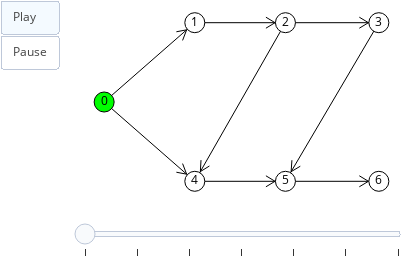

The notebook cell this image was saved under:
### Markdown cell above
## Busca em profundidade (sem recursão)

Dica: https://docs.python.org/3/tutorial/datastructures.html#using-lists-as-stacks

### Code cell
def dfs(g, s, frames):
    sn.reset_node_colors(g)
    for n in g.nodes:
        g.nodes[n]['visited'] = False

    g.nodes[s]['color'] = (0, 255, 0)
    g.nodes[s]['visited'] = True

    frame = sn.generate_frame(g, nlab=True)
    frames.append(frame)

    stack = []
    stack.append(s)

    while stack:
        n = stack.pop()

        for m in g.successors(n):
            if not g.nodes[m]['visited']:
                g.nodes[m]['color'] = (0, 255, 0)
                g.nodes[m]['visited'] = True

                frame = sn.generate_frame(g, nlab=True)
                frames.append(frame)

                stack.append(m)


frames = []

dfs(g, 0, frames)

sn.show_animation(frames)

### Figure 1 — Plotly figure (JSON) as saved in the notebook; plotly's stock layout.template omitted (floating-point values rounded to 4 significant figures)
{"data": [{"hoverinfo": "none", "line": {"color": "rgb(0, 0, 0)", "width": 1}, "mode": "lines", "type": "scatter", "uid": "233340cc-997e-11e8-ab38-9a5fd3dcadb7", "x": [0, 0.33, null, 0.3003, 0.2855, null, 0.3003, 0.263, null], "y": [0.5, 1, null, 0.955, 0.8883, null, 0.955, 0.9428, null]}, {"hoverinfo": "none", "line": {"color": "rgb(0, 0, 0)", "width": 1}, "mode": "lines", "type": "scatter", "uid": "233340cd-997e-11e8-9a56-9a5fd3dcadb7", "x": [0, 0.33, null, 0.3003, 0.263, null, 0.3003, 0.2855, null], "y": [0.5, 0, null, 0.04499, 0.05724, null, 0.04499, 0.1117, null]}, {"hoverinfo": "none", "line": {"color": "rgb(0, 0, 0)", "width": 1}, "mode": "lines", "type": "scatter", "uid": "233340ce-997e-11e8-9b56-9a5fd3dcadb7", "x": [0.33, 0.66, null, 0.6221, 0.5889, null, 0.6221, 0.5889, null], "y": [1, 1, null, 1, 0.9653, null, 1, 1.035, null]}, {"hoverinfo": "none", "line": {"color": "rgb(0, 0, 0)", "width": 1}, "mode": "lines", "type": "scatter", "uid": "233340cf-997e-11e8-a85b-9a5fd3dcadb7", "x": [0.66, 1, null, 0.9621, 0.9289, null, 0.9621, 0.9289, null], "y": [1, 1, null, 1, 0.9653, null, 1, 1.035, null]}, {"hoverinfo": "none", "line": {"color": "rgb(0, 0, 0)", "width": 1}, "mode": "lines", "type": "scatter", "uid": "23335450-997e-11e8-8312-9a5fd3dcadb7", "x": [0.66, 0.33, null, 0.3502, 0.3526, null, 0.3502, 0.3833, null], "y": [1, 0, null, 0.06127, 0.1336, null, 0.06127, 0.0965, null]}, {"hoverinfo": "none", "line": {"color": "rgb(0, 0, 0)", "width": 1}, "mode": "lines", "type": "scatter", "uid": "23335451-997e-11e8-8702-9a5fd3dcadb7", "x": [1, 0.66, null, 0.6807, 0.6836, null, 0.6807, 0.714, null], "y": [1, 0, null, 0.06074, 0.133, null, 0.06074, 0.09511, null]}, {"hoverinfo": "none", "line": {"color": "rgb(0, 0, 0)", "width": 1}, "mode": "lines", "type": "scatter", "uid": "23335452-997e-11e8-a052-9a5fd3dcadb7", "x": [0.33, 0.66, null, 0.6221, 0.5889, null, 0.6221, 0.5889, null], "y": [0, 0, null, 0, -0.03474, null, 0, 0.03474, null]}, {"hoverinfo": "none", "line": {"color": "rgb(0, 0, 0)", "width": 1}, "mode": "lines", "type": "scatter", "uid": "23335453-997e-11e8-9bbe-9a5fd3dcadb7", "x": [0.66, 1, null, 0.9621, 0.9289, null, 0.9621, 0.9289, null], "y": [0, 0, null, 0, -0.03474, null, 0, 0.03474, null]}, {"hoverinfo": "none", "marker": {"color": "rgb(0, 255, 0)", "line": {"color": "rgb(0, 0, 0)", "width": 1}, "size": 20}, "mode": "markers+text", "text": ["0"], "textfont": {"color": "rgb(0, 0, 0)"}, "textposition": "middle center", "type": "scatter", "uid": "23335454-997e-11e8-8df3-9a5fd3dcadb7", "x": [0], "y": [0.5]}, {"hoverinfo": "none", "marker": {"color": "rgb(255, 255, 255)", "line": {"color": "rgb(0, 0, 0)", "width": 1}, "size": 20}, "mode": "markers+text", "text": ["1"], "textfont": {"color": "rgb(0, 0, 0)"}, "textposition": "middle center", "type": "scatter", "uid": "23335455-997e-11e8-a609-9a5fd3dcadb7", "x": [0.33], "y": [1]}, {"hoverinfo": "none", "marker": {"color": "rgb(255, 255, 255)", "line": {"color": "rgb(0, 0, 0)", "width": 1}, "size": 20}, "mode": "markers+text", "text": ["2"], "textfont": {"color": "rgb(0, 0, 0)"}, "textposition": "middle center", "type": "scatter", "uid": "23335456-997e-11e8-bf2d-9a5fd3dcadb7", "x": [0.66], "y": [1]}, {"hoverinfo": "none", "marker": {"color": "rgb(255, 255, 255)", "line": {"color": "rgb(0, 0, 0)", "width": 1}, "size": 20}, "mode": "markers+text", "text": ["3"], "textfont": {"color": "rgb(0, 0, 0)"}, "textposition": "middle center", "type": "scatter", "uid": "23335457-997e-11e8-ab14-9a5fd3dcadb7", "x": [1], "y": [1]}, {"hoverinfo": "none", "marker": {"color": "rgb(255, 255, 255)", "line": {"color": "rgb(0, 0, 0)", "width": 1}, "size": 20}, "mode": "markers+text", "text": ["4"], "textfont": {"color": "rgb(0, 0, 0)"}, "textposition": "middle center", "type": "scatter", "uid": "23335458-997e-11e8-a159-9a5fd3dcadb7", "x": [0.33], "y": [0]}, {"hoverinfo": "none", "marker": {"color": "rgb(255, 255, 255)", "line": {"color": "rgb(0, 0, 0)", "width": 1}, "size": 20}, "mode": "markers+text", "text": ["5"], "textfont": {"color": "rgb(0, 0, 0)"}, "textposition": "middle center", "type": "scatter", "uid": "23335459-997e-11e8-abde-9a5fd3dcadb7", "x": [0.66], "y": [0]}, {"hoverinfo": "none", "marker": {"color": "rgb(255, 255, 255)", "line": {"color": "rgb(0, 0, 0)", "width": 1}, "size": 20}, "mode": "markers+text", "text": ["6"], "textfont": {"color": "rgb(0, 0, 0)"}, "textposition": "middle center", "type": "scatter", "uid": "2333545a-997e-11e8-8e68-9a5fd3dcadb7", "x": [1], "y": [0]}], "layout": {"height": 256, "margin": {"b": 0, "l": 0, "r": 0, "t": 0}, "showlegend": false, "sliders": [{"currentvalue": {"visible": false}, "steps": [{"args": [[0], {"frame": {"redraw": false}, "mode": "immediate"}], "label": "", "method": "animate"}, {"args": [[1], {"frame": {"redraw": false}, "mode": "immediate"}], "label": "", "method": "animate"}, {"args": [[2], {"frame": {"redraw": false}, "mode": "immediate"}], "label": "", "method": "animate"}, {"args": [[3], {"frame": {"redraw": false}, "mode": "immediate"}], "label": "", "method": "animate"}, {"args": [[4], {"frame": {"redraw": false}, "mode": "immediate"}], "label": "", "method": "animate"}, {"args": [[5], {"frame": {"redraw": false}, "mode": "immediate"}], "label": "", "method": "animate"}, {"args": [[6], {"frame": {"redraw": false}, "mode": "immediate"}], "label": "", "method": "animate"}]}], "updatemenus": [{"buttons": [{"args": [null, {"frame": {"redraw": false}, "fromcurrent": true}], "label": "Play", "method": "animate"}, {"args": [[null], {"frame": {"redraw": false}, "mode": "immediate"}], "label": "Pause", "method": "animate"}], "showactive": true, "type": "buttons"}], "width": 408, "xaxis": {"showgrid": false, "showticklabels": false, "zeroline": false}, "yaxis": {"showgrid": false, "showticklabels": false, "zeroline": false}}}
